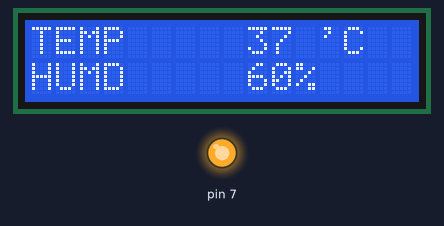
Simulated run of this sketch. Board: Arduino Uno, built with avr-gcc and run on an emulated ATmega328P. Shown: 16×2 character LCD, output pins drawn as LEDs (lit = HIGH).

Above: at 0.1 s.
At 2.1 s:
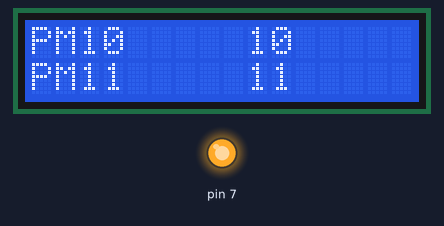

Measured:
- what the display in image 1 shows lasts 2.0 s, from 2.1 s to 4.1 s

The sketch:

printing_input_parameters_on_display.ino
```cpp
int size = 4, page = 0;
String  Parameter[] = {"TEMP", "HUMD", "PM10", "PM11"};
String  Values[] = {"37 'C", "60%", "10", "11"};

#include<LiquidCrystal.h>
const int rs = 13, en = 12, d4 = 11, d5 = 10, d6 = 9, d7 = 8;
LiquidCrystal lcd(rs, en, d4, d5, d6, d7);
void setup() {
  // put your setup code here, to run once:
  pinMode(7, OUTPUT);
  digitalWrite(7, HIGH);
  lcd.begin(16, 2);


}

void loop() {

  lcd.clear();
  lcd.setCursor(0, 0);
  lcd.print(Parameter[page]);
  lcd.setCursor(9, 0);
  lcd.print(Values[page]);
  lcd.setCursor(0, 1);
  lcd.print(Parameter[page + 1]);
  lcd.setCursor(9, 1);
  lcd.print(Values[page + 1]);

  page += 2;
  if (page >= size) {
    page = 0;
  }
  delay(2000);

  // int n = sizeof(Parameter) / sizeof(Parameter[0]);
  // lcd.print()
  // int i = 0;
  // while(i<=size){
  //  lcd.clear();
  //  lcd.setCursor(0,0);
  //  lcd.print(Parameter[i]);
  //  lcd.setCursor(9,0);
  //  lcd.print(Values[i]);
  //  lcd.setCursor(0,1);
  //  lcd.print(Parameter[i+1]);
  //  lcd.setCursor(9,1);
  //  lcd.print(Values[i+1]);
  //  i++;
  //  i++;
  //  delay(2000);
  // }


}
```
